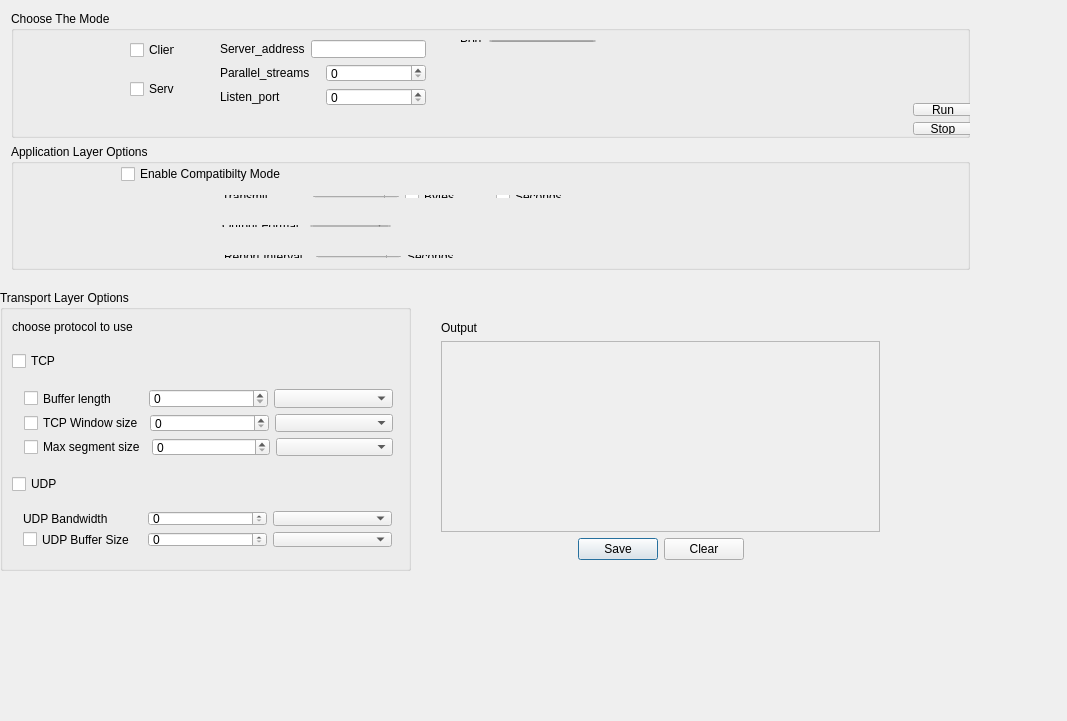
<?xml version="1.0" encoding="UTF-8"?>
<ui version="4.0">
 <class>Cmtools</class>
 <widget class="QDialog" name="Cmtools">
  <property name="geometry">
   <rect>
    <x>0</x>
    <y>0</y>
    <width>1067</width>
    <height>721</height>
   </rect>
  </property>
  <property name="windowTitle">
   <string>WavwSight | Commissioning Tools</string>
  </property>
  <widget class="QWidget" name="layoutWidget">
   <property name="geometry">
    <rect>
     <x>430</x>
     <y>310</y>
     <width>461</width>
     <height>261</height>
    </rect>
   </property>
   <layout class="QVBoxLayout" name="verticalLayout_cmtools8_3">
    <item>
     <layout class="QVBoxLayout" name="verticalLayout_cmtools6_3">
      <item>
       <widget class="QLabel" name="label_21">
        <property name="text">
         <string>Output</string>
        </property>
       </widget>
      </item>
      <item>
       <widget class="QScrollArea" name="scrollArea_3">
        <property name="widgetResizable">
         <bool>true</bool>
        </property>
        <widget class="QWidget" name="scrollAreaWidgetContents_3">
         <property name="geometry">
          <rect>
           <x>0</x>
           <y>0</y>
           <width>455</width>
           <height>205</height>
          </rect>
         </property>
        </widget>
       </widget>
      </item>
     </layout>
    </item>
    <item>
     <layout class="QHBoxLayout" name="horizontalLayout_cmtools17_3">
      <item>
       <spacer name="horizontalSpacer_5">
        <property name="orientation">
         <enum>Qt::Horizontal</enum>
        </property>
        <property name="sizeHint" stdset="0">
         <size>
          <width>40</width>
          <height>20</height>
         </size>
        </property>
       </spacer>
      </item>
      <item>
       <widget class="QPushButton" name="pushButton_9">
        <property name="text">
         <string>Save</string>
        </property>
       </widget>
      </item>
      <item>
       <widget class="QPushButton" name="pushButton_10">
        <property name="text">
         <string>Clear</string>
        </property>
       </widget>
      </item>
      <item>
       <spacer name="horizontalSpacer_6">
        <property name="orientation">
         <enum>Qt::Horizontal</enum>
        </property>
        <property name="sizeHint" stdset="0">
         <size>
          <width>40</width>
          <height>20</height>
         </size>
        </property>
       </spacer>
      </item>
     </layout>
    </item>
   </layout>
  </widget>
  <widget class="QWidget" name="layoutWidget_2">
   <property name="geometry">
    <rect>
     <x>0</x>
     <y>0</y>
     <width>981</width>
     <height>281</height>
    </rect>
   </property>
   <layout class="QVBoxLayout" name="verticalLayout_cmtools7_3">
    <item>
     <widget class="QGroupBox" name="groupBox_5">
      <property name="title">
       <string>Choose The Mode</string>
      </property>
      <widget class="QWidget" name="layoutWidget_21">
       <property name="geometry">
        <rect>
         <x>438</x>
         <y>18</y>
         <width>158</width>
         <height>24</height>
        </rect>
       </property>
       <layout class="QHBoxLayout" name="horizontalLayout_cmtools5_3">
        <item>
         <widget class="QLabel" name="label_22">
          <property name="text">
           <string>Port</string>
          </property>
         </widget>
        </item>
        <item>
         <widget class="QLineEdit" name="lineEdit_7"/>
        </item>
       </layout>
      </widget>
      <widget class="QWidget" name="layoutWidget_22">
       <property name="geometry">
        <rect>
         <x>198</x>
         <y>18</y>
         <width>228</width>
         <height>88</height>
        </rect>
       </property>
       <layout class="QVBoxLayout" name="verticalLayout_cmtools3_3">
        <item>
         <layout class="QHBoxLayout" name="horizontalLayout_cmtools6_3">
          <item>
           <widget class="QLabel" name="label_Server_address_4">
            <property name="text">
             <string>Server_address</string>
            </property>
           </widget>
          </item>
          <item>
           <widget class="QLineEdit" name="lineEdit_8"/>
          </item>
         </layout>
        </item>
        <item>
         <layout class="QHBoxLayout" name="horizontalLayout_cmtools7_3">
          <item>
           <widget class="QLabel" name="label_23">
            <property name="text">
             <string>Parallel_streams</string>
            </property>
           </widget>
          </item>
          <item>
           <widget class="QSpinBox" name="spinBox_19"/>
          </item>
         </layout>
        </item>
        <item>
         <layout class="QHBoxLayout" name="horizontalLayout_cmtools8_3">
          <item>
           <widget class="QLabel" name="label_24">
            <property name="text">
             <string>Listen_port</string>
            </property>
           </widget>
          </item>
          <item>
           <widget class="QSpinBox" name="spinBox_20"/>
          </item>
         </layout>
        </item>
       </layout>
      </widget>
      <widget class="QWidget" name="layoutWidget_23">
       <property name="geometry">
        <rect>
         <x>891</x>
         <y>81</y>
         <width>82</width>
         <height>54</height>
        </rect>
       </property>
       <layout class="QVBoxLayout" name="verticalLayout_cmtools4_3">
        <item>
         <widget class="QPushButton" name="pushButton_11">
          <property name="text">
           <string>Run</string>
          </property>
         </widget>
        </item>
        <item>
         <widget class="QPushButton" name="pushButton_12">
          <property name="text">
           <string>Stop</string>
          </property>
         </widget>
        </item>
       </layout>
      </widget>
      <widget class="QWidget" name="layoutWidget_24">
       <property name="geometry">
        <rect>
         <x>108</x>
         <y>18</y>
         <width>67</width>
         <height>81</height>
        </rect>
       </property>
       <layout class="QVBoxLayout" name="verticalLayout_cmtools_3">
        <item>
         <widget class="QCheckBox" name="checkBox_Client_4">
          <property name="text">
           <string>Client</string>
          </property>
         </widget>
        </item>
        <item>
         <spacer name="verticalSpacer_3">
          <property name="orientation">
           <enum>Qt::Vertical</enum>
          </property>
          <property name="sizeHint" stdset="0">
           <size>
            <width>20</width>
            <height>40</height>
           </size>
          </property>
         </spacer>
        </item>
        <item>
         <widget class="QCheckBox" name="checkBox_Server_4">
          <property name="text">
           <string>Server</string>
          </property>
         </widget>
        </item>
       </layout>
      </widget>
     </widget>
    </item>
    <item>
     <widget class="QGroupBox" name="groupBox_6">
      <property name="title">
       <string>Application Layer Options</string>
      </property>
      <widget class="QCheckBox" name="checkBox_19">
       <property name="geometry">
        <rect>
         <x>110</x>
         <y>20</y>
         <width>181</width>
         <height>20</height>
        </rect>
       </property>
       <property name="text">
        <string>Enable Compatibilty Mode</string>
       </property>
      </widget>
      <widget class="QWidget" name="layoutWidget_25">
       <property name="geometry">
        <rect>
         <x>200</x>
         <y>40</y>
         <width>381</width>
         <height>25</height>
        </rect>
       </property>
       <layout class="QHBoxLayout" name="horizontalLayout_cmtools2_3">
        <item>
         <widget class="QLabel" name="label_25">
          <property name="text">
           <string>Transmit</string>
          </property>
         </widget>
        </item>
        <item>
         <widget class="QSpinBox" name="spinBox_21"/>
        </item>
        <item>
         <widget class="QCheckBox" name="checkBox_20">
          <property name="text">
           <string>Bytes</string>
          </property>
         </widget>
        </item>
        <item>
         <widget class="QCheckBox" name="checkBox_21">
          <property name="text">
           <string>Seconds</string>
          </property>
         </widget>
        </item>
       </layout>
      </widget>
      <widget class="QWidget" name="layoutWidget_26">
       <property name="geometry">
        <rect>
         <x>200</x>
         <y>70</y>
         <width>191</width>
         <height>24</height>
        </rect>
       </property>
       <layout class="QHBoxLayout" name="horizontalLayout_cmtools3_3">
        <item>
         <widget class="QLabel" name="label_26">
          <property name="text">
           <string>Output Format</string>
          </property>
         </widget>
        </item>
        <item>
         <widget class="QComboBox" name="comboBox_13"/>
        </item>
       </layout>
      </widget>
      <widget class="QWidget" name="layoutWidget_27">
       <property name="geometry">
        <rect>
         <x>202</x>
         <y>100</y>
         <width>291</width>
         <height>25</height>
        </rect>
       </property>
       <layout class="QHBoxLayout" name="horizontalLayout_cmtools_3">
        <item>
         <widget class="QLabel" name="label_27">
          <property name="text">
           <string>Report Interval</string>
          </property>
         </widget>
        </item>
        <item>
         <widget class="QSpinBox" name="spinBox_22"/>
        </item>
        <item>
         <widget class="QLabel" name="label_28">
          <property name="text">
           <string>Seconds</string>
          </property>
         </widget>
        </item>
       </layout>
      </widget>
     </widget>
    </item>
   </layout>
  </widget>
  <widget class="QGroupBox" name="groupBox_7">
   <property name="geometry">
    <rect>
     <x>0</x>
     <y>290</y>
     <width>411</width>
     <height>281</height>
    </rect>
   </property>
   <property name="title">
    <string>Transport Layer Options</string>
   </property>
   <widget class="QLabel" name="label_29">
    <property name="geometry">
     <rect>
      <x>12</x>
      <y>29</y>
      <width>137</width>
      <height>16</height>
     </rect>
    </property>
    <property name="text">
     <string>choose protocol to use</string>
    </property>
   </widget>
   <widget class="QCheckBox" name="checkBox_22">
    <property name="geometry">
     <rect>
      <x>12</x>
      <y>61</y>
      <width>48</width>
      <height>20</height>
     </rect>
    </property>
    <property name="text">
     <string>TCP</string>
    </property>
   </widget>
   <widget class="QCheckBox" name="checkBox_23">
    <property name="geometry">
     <rect>
      <x>12</x>
      <y>184</y>
      <width>51</width>
      <height>20</height>
     </rect>
    </property>
    <property name="text">
     <string>UDP</string>
    </property>
   </widget>
   <widget class="QWidget" name="layoutWidget_28">
    <property name="geometry">
     <rect>
      <x>13</x>
      <y>88</y>
      <width>391</width>
      <height>89</height>
     </rect>
    </property>
    <layout class="QVBoxLayout" name="verticalLayout_cmtools2_3">
     <item>
      <layout class="QHBoxLayout" name="horizontalLayout_cmtools4_3">
       <item>
        <widget class="QCheckBox" name="checkBox_24">
         <property name="styleSheet">
          <string notr="true">font: 8pt &quot;Sans Serif&quot;;</string>
         </property>
         <property name="text">
          <string>Buffer length</string>
         </property>
        </widget>
       </item>
       <item>
        <widget class="QSpinBox" name="spinBox_23"/>
       </item>
       <item>
        <widget class="QComboBox" name="comboBox_14"/>
       </item>
      </layout>
     </item>
     <item>
      <layout class="QHBoxLayout" name="horizontalLayout_cmtools13_3">
       <item>
        <widget class="QCheckBox" name="checkBox_25">
         <property name="styleSheet">
          <string notr="true">font: 8pt &quot;Sans Serif&quot;;</string>
         </property>
         <property name="text">
          <string>TCP Window size</string>
         </property>
        </widget>
       </item>
       <item>
        <widget class="QSpinBox" name="spinBox_24"/>
       </item>
       <item>
        <widget class="QComboBox" name="comboBox_15"/>
       </item>
      </layout>
     </item>
     <item>
      <layout class="QHBoxLayout" name="horizontalLayout_cmtools16_3">
       <item>
        <widget class="QCheckBox" name="checkBox_26">
         <property name="styleSheet">
          <string notr="true">font: 8pt &quot;Sans Serif&quot;;</string>
         </property>
         <property name="text">
          <string>Max segment size</string>
         </property>
        </widget>
       </item>
       <item>
        <widget class="QSpinBox" name="spinBox_25"/>
       </item>
       <item>
        <widget class="QComboBox" name="comboBox_16"/>
       </item>
      </layout>
     </item>
    </layout>
   </widget>
   <widget class="QWidget" name="layoutWidget_29">
    <property name="geometry">
     <rect>
      <x>12</x>
      <y>210</y>
      <width>391</width>
      <height>58</height>
     </rect>
    </property>
    <layout class="QVBoxLayout" name="verticalLayout_cmtools5_3">
     <item>
      <layout class="QHBoxLayout" name="horizontalLayout_cmtools14_3">
       <item>
        <widget class="QLabel" name="label_30">
         <property name="text">
          <string>UDP Bandwidth</string>
         </property>
        </widget>
       </item>
       <item>
        <widget class="QSpinBox" name="spinBox_26"/>
       </item>
       <item>
        <widget class="QComboBox" name="comboBox_17"/>
       </item>
      </layout>
     </item>
     <item>
      <layout class="QHBoxLayout" name="horizontalLayout_cmtools15_3">
       <item>
        <widget class="QCheckBox" name="checkBox_27">
         <property name="text">
          <string>UDP Buffer Size</string>
         </property>
        </widget>
       </item>
       <item>
        <widget class="QSpinBox" name="spinBox_27"/>
       </item>
       <item>
        <widget class="QComboBox" name="comboBox_18"/>
       </item>
      </layout>
     </item>
    </layout>
   </widget>
  </widget>
 </widget>
 <layoutdefault spacing="6" margin="11"/>
 <resources/>
 <connections/>
</ui>
